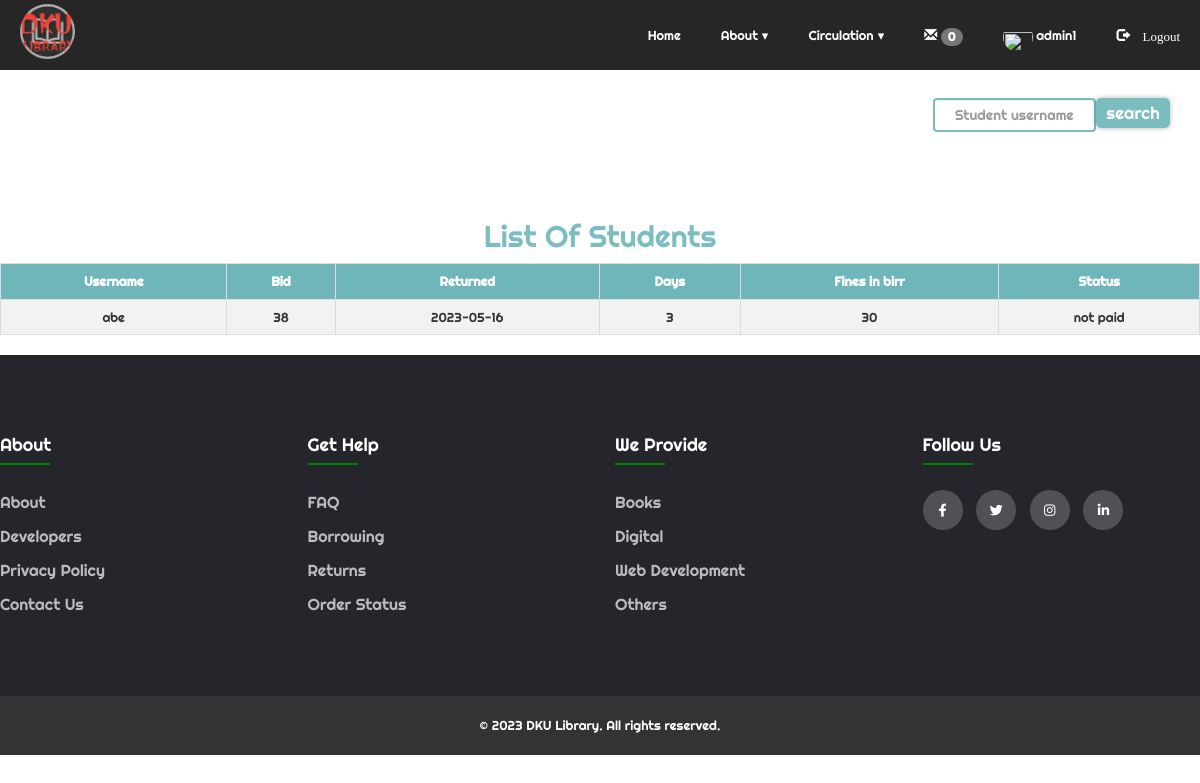
The page /Admin_/fine.php (signed in) on the database its author committed.
### tables this page shows
CREATE TABLE `fine` (
  `username` varchar(100) NOT NULL,
  `bid` int(100) NOT NULL,
  `returned` varchar(100) NOT NULL,
  `day` int(50) NOT NULL,
  `fine` double NOT NULL,
  `status` varchar(100) NOT NULL
);

### Admin_/fine.php (the view, shortened to what this page needs)
<?php
  include "nav.php";
?>
<!DOCTYPE html>
<html>
<head>
</head>
<body>
<div class="lela">
	<div class="srch">
		<form class="navbar-form" method="post" name="form1">
				<input class="form-control" type="text" name="search" placeholder="Student username.." required="">
				<button type="submit" name="submit" class="btn btn-default">search
				</button>
		</form>
	</div>
	</div>
		<div class="lists">
		<h2>List Of Students</h2>
		</div>
	<?php
		if(isset($_POST['submit']))
		{
			$q=mysqli_query($db,"SELECT * FROM `fine` where username like '%$_POST[search]%' ");
			if(mysqli_num_rows($q)==0)
			{
				echo "Sorry! No student found with that username. Try searching again.";
			}
			else
			{
		echo "<table class='table table-bordered table-hover' >";
			echo "<tr style='background-color: #6db6b9e6;'>";
				echo "<th>"; echo " Username ";	echo "</th>";
				echo "<th>"; echo " Bid ";  echo "</th>";
				echo "<th>"; echo " Returned ";  echo "</th>";
				echo "<th>"; echo " Days ";  echo "</th>";
				echo "<th>"; echo " Fines in birr ";  echo "</th>";
				echo "<th>"; echo " Status ";  echo "</th>";
			echo "</tr>";
			while($row=mysqli_fetch_assoc($q))
			{
				echo "<tr>";
				echo "<td>"; echo $row['username']; echo "</td>";
				echo "<td>"; echo $row['bid']; echo "</td>";
				echo "<td>"; echo $row['returned']; echo "</td>";
				echo "<td>"; echo $row['day']; echo "</td>";
				echo "<td>"; echo $row['fine']; echo "</td>";
				echo "<td>"; echo $row['status']; echo "</td>";
				echo "</tr>";
			}
		echo "</table>";
			}
		}
		else
		{
	$res=mysqli_query($db,"SELECT * FROM `fine`;");
		echo "<table class='table table-bordered table-hover' >";
			echo "<tr style='background-color: #6db6b9e6;'>";
				echo "<th>"; echo " Username ";	echo "</th>";
				echo "<th>"; echo " Bid ";  echo "</th>";
				echo "<th>"; echo " Returned ";  echo "</th>";
				echo "<th>"; echo " Days ";  echo "</th>";
				echo "<th>"; echo " Fines in birr ";  echo "</th>";
				echo "<th>"; echo " Status ";  echo "</th>";
			echo "</tr>";
			while($row=mysqli_fetch_assoc($res))
			{
				echo "<tr>";
				echo "<td>"; echo $row['username']; echo "</td>";
				echo "<td>"; echo $row['bid']; echo "</td>";
				echo "<td>"; echo $row['returned']; echo "</td>";
				echo "<td>"; echo $row['day']; echo "</td>";
				echo "<td>"; echo $row['fine']; echo "</td>";
				echo "<td>"; echo $row['status']; echo "</td>";
				echo "</tr>";
			}
		echo "</table>";
		}
	?>
</body>
</html>
<?php
include 'footer.php';
?>

### Admin_/nav.css (style rules this page uses)
body { margin: 0; padding: 0; }
* { font-family: 'Righteous', cursive; }

### Admin_/nav.php (style rules this page uses)
body { overflow-x: hidden; }

### Admin_/fine.php (style rules this page uses)
.lela { display: flex; flex-direction: column; float: right; }
.srch { display: flex; justify-content: center; margin-bottom: 20px; }
.srch button[type="submit"] { display: flex; align-items: center; background-color: #6db6b9e6; border: none; border-radius: 5px; color: #fff; cursor: pointer; font-size: 17px; height: 30px; margin-left: -5px; padding: 10px; box-shadow: 0px 0px 5px 0px rgba(0,0,0,0.3); }
.srch { display: flex; flex-direction: column; margin: 20px auto; float: right; }
.navbar-form { display: flex; justify-content: center; }
.srch input[type="text"] { width: 60%; padding: 12px 20px; margin: 0px 5px; box-sizing: border-box; border: 2px solid #6db6b9e6; border-radius: 4px; }
.lists { margin-top: 150px; }
h2 { text-align: center; color: #6db6b9e6; }
body { font-size: 13px; }
table { border-collapse: collapse; width: 100%; }
th, td { text-align: center; padding: 8px; }
th { background-color: #6db6b9e6; color: #fff; }
tr:nth-child(even) { background-color: #f2f2f2; }

### Admin_/footer.php (style rules this page uses)
body { line-height: 1.5; font-family: 'Poppins', sans-serif; }
* { margin:0; padding:0; box-sizing: border-box; }

### rows shown on the page
fine: username "abe", bid "38", returned "2023-05-16", day "3", fine "30", status "not paid"

### other values the page prints
$count['total'] "0"
$_SESSION['admin_user'] "admin1"
